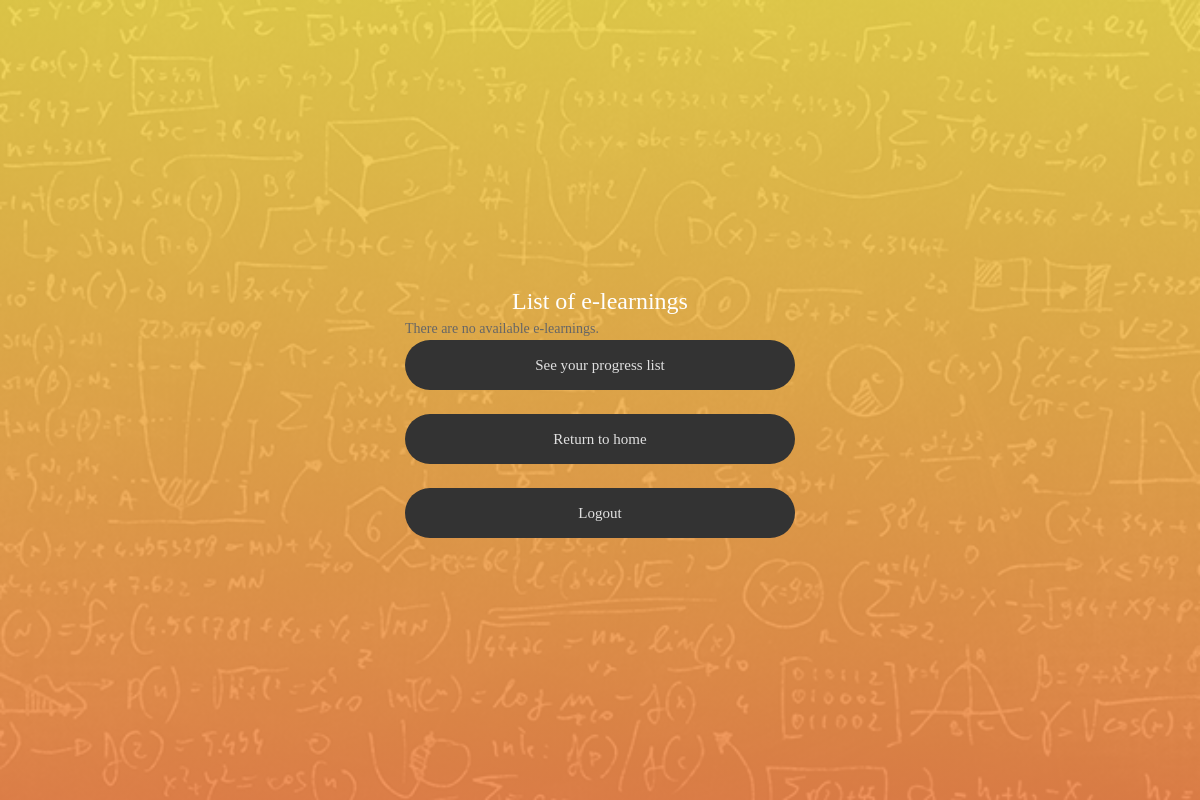
Page /quiz/quiz_index/ on the earlier database version.
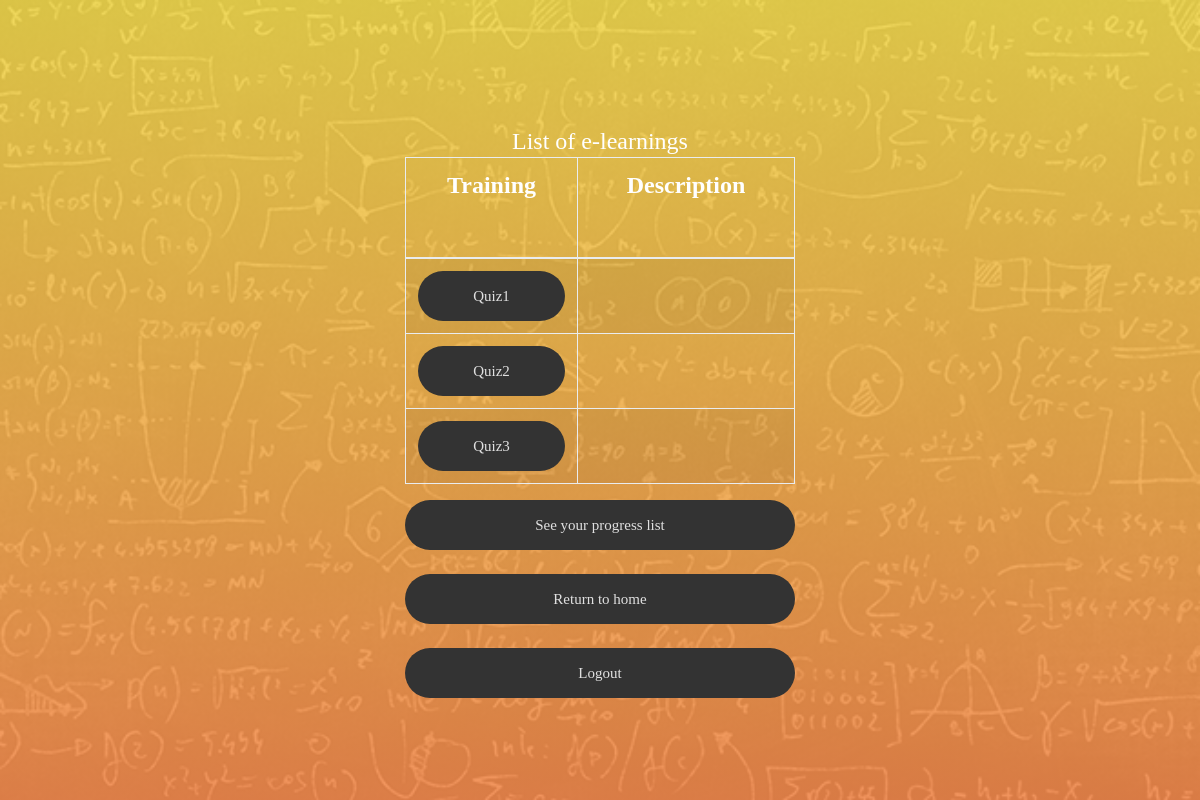
Same page on the later database version.
### quiz/models.py (models this page shows, shortened)
@python_2_unicode_compatible
class Quiz(models.Model):
    title = models.CharField(
        verbose_name=_("Title"),
        max_length=60, blank=False)
    description = models.TextField(
        verbose_name=_("Description"),
        blank=True, help_text=_("a description of the quiz"))
    url = models.SlugField(
        max_length=60, blank=False,
        help_text=_("a user friendly url"),
        verbose_name=_("user friendly url"))
    category = models.ForeignKey(
        Category, null=True, blank=True,
        verbose_name=_("Category"), on_delete=models.CASCADE)
    random_order = models.BooleanField(
        blank=False, default=False,
        verbose_name=_("Random Order"),
        help_text=_("Display the questions in "
                    "a random order or as they "
                    "are set?"))
    max_questions = models.PositiveIntegerField(
        blank=True, null=True, verbose_name=_("Max Questions"),
        help_text=_("Number of questions to be answered on each attempt."))
    answers_at_end = models.BooleanField(
        blank=False, default=False,
        help_text=_("Correct answer is NOT shown after question."
                    " Answers displayed at the end."),
        verbose_name=_("Answers at end"))
    exam_mode = models.BooleanField(
        blank=False, default=False,
        help_text=_("Exam result show."
                    "Progress Report show."),
        verbose_name=_("Exam mode"))
    exam_paper = models.BooleanField(
        blank=False, default=False,
        help_text=_("If yes, the result of each"
                    " attempt by a user will be"
                    " stored. Necessary for marking."),
        verbose_name=_("Exam Paper"))
    single_attempt = models.BooleanField(
        blank=False, default=False,
        help_text=_("If yes, only one attempt by"
                    " a user will be permitted."
                    " Non users cannot sit this exam."),
        verbose_name=_("Single Attempt"))
    pass_mark = models.SmallIntegerField(
        blank=True, default=0,
        verbose_name=_("Pass Mark"),
        help_text=_("Percentage required to pass exam."),
        validators=[MaxValueValidator(100)])
    success_text = models.TextField(
        blank=True, help_text=_("Displayed if user passes."),
        verbose_name=_("Success Text"))
    fail_text = models.TextField(
        verbose_name=_("Fail Text"),
        blank=True, help_text=_("Displayed if user fails."))
    draft = models.BooleanField(
        blank=True, default=False,
        verbose_name=_("Draft"),
        help_text=_("If yes, the quiz is not displayed"
                    " in the quiz list and can only be"
                    " taken by users who can edit"
                    " quizzes."))
    class Meta:
        verbose_name = _("Quiz")
        verbose_name_plural = _("Quizzes")

### quiz/views.py (the view)
class QuizListView(ListView):
    model = Quiz
    def get_queryset(self):
        queryset = super(QuizListView, self).get_queryset()
        return queryset.filter(draft=False)

### quiz/templates/quiz/quiz_list.html (shortened to what this page needs)
{% extends 'base2.html' %}
{% load i18n %}
{% load static %}
{% block body %}
<div class="limiter">
<div class="container-login100"  style="background-image: url('{% static 'images/img-01.jpg' %}');">
  <div class="wrap-login100 p-t-30 p-b-10">
      <span class="login100-form-title p-t-5 p-b-1"> List of e-learnings</span>
          {% if quiz_list %}
      		<table class="table table-bordered table-striped">
      		  <thead>
      			<tr>
      			  <th><span class="login100-form-title p-t-1 p-b-45"> Training</span></th>
              <th><span class="login100-form-title p-t-1 p-b-45"> Description</span></th>
      			</tr>
      		  </thead>
      		  <tbody>
              {% for quiz in quiz_list %}
        			<tr>
      			  <td>
                <a href="{% url 'quiz_start_page' slug=quiz.url %}" class="login100-form-btn"> {{ quiz.title }} </a>
                <td><span class="login100-form-title p-t-1 p-b-45"> {{ quiz.description }} </span></td>
      			</tr>
              {% endfor %}
      		  </tbody>
      		</table>
      	{% else %}
              <p>{% trans "There are no available e-learnings" %}.</p>
          {% endif %}
          <a href= "{% url 'quiz_progress' %}" class="login100-form-btn" >See your progress list</a>
          <br>
          <a href= "{% url 'index' %}" class="login100-form-btn" >Return to home</a>
          <br>
          <a href= "{% url 'pagelogout' %}" class="login100-form-btn" >Logout</a>
</div>
</div>
</div>
{% endblock %}

### quiz/templates/base2.html (shortened to what this page needs)
{% load static %}
<!DOCTYPE html>
<html lang="en">
<head>
	<link rel="stylesheet" type="text/css" href="{% static 'vendor/bootstrap/css/bootstrap.min.css' %}">
	<link rel="stylesheet" type="text/css" href="{% static 'fonts/font-awesome-4.7.0/css/font-awesome.min.css'  %}">
	<link rel="stylesheet" type="text/css" href="{% static 'fonts/Linearicons-Free-v1.0.0/icon-font.min.css' %}">
	<link rel="stylesheet" type="text/css" href="{% static 'vendor/animate/animate.css' %}">
	<link rel="stylesheet" type="text/css" href="{% static 'vendor/css-hamburgers/hamburgers.min.css' %}">
	<link rel="stylesheet" type="text/css" href="{% static 'vendor/select2/select2.min.css'  %}">
	<link rel="stylesheet" type="text/css" href="{% static 'css/util.css' %}">
	<link rel="stylesheet" type="text/css" href="{% static 'css/main.css' %}">
</head>
<body>
	{% block body %}
	{% endblock%}
</body>
</html>

### fileloader/static/css/main.css (style rules this page uses)
* { margin: 0px; padding: 0px; box-sizing: border-box; }
body, html { height: 100%; font-family: Montserrat-Regular, sans-serif; }
a { font-family: Montserrat-Regular; font-size: 14px; line-height: 1.7; color: #666666; margin: 0px; transition: all 0.4s; -webkit-transition: all 0.4s; -o-transition: all 0.4s; -moz-transition: all 0.4s; }
.limiter { width: 100%; margin: 0 auto; }
.container-login100 { width: 100%; min-height: 100vh; display: -webkit-box; display: -webkit-flex; display: -moz-box; display: -ms-flexbox; display: flex; flex-wrap: wrap; justify-content: center; align-items: center; padding: 15px; background-repeat: no-repeat; background-size: cover; background-position: center; position: relative; z-index: 1; }
.container-login100::before { content: ""; display: block; position: absolute; z-index: -1; width: 100%; height: 100%; top: 0; left: 0; background: #F0884C; background: -webkit-linear-gradient(bottom, #F0884C, #F0D74C); background: -o-linear-gradient(bottom, #F0884C, #F0D74C); background: -moz-linear-gradient(bottom, #F0884C, #F0D74C); background: linear-gradient(bottom, #F0884C, #F0D74C); opacity: 0.9; }
.wrap-login100 { width: 390px; background: transparent; }
.login100-form-title { font-family: Montserrat-ExtraBold; font-size: 24px; color: #fff; line-height: 1.2; text-align: center; width: 100%; display: block; }
.login100-form-btn { font-family: Montserrat-Bold; font-size: 15px; line-height: 1.5; color: #e0e0e0; width: 100%; height: 50px; border-radius: 25px; background: #333333; display: -webkit-box; display: -webkit-flex; display: -moz-box; display: -ms-flexbox; display: flex; justify-content: center; align-items: center; padding: 0 25px; -webkit-transition: all 0.4s; -o-transition: all 0.4s; -moz-transition: all 0.4s; transition: all 0.4s; position: relative; z-index: 1; }
.login100-form-btn::before { content: ""; display: block; position: absolute; z-index: -1; width: 100%; height: 100%; border-radius: 25px; top: 0; left: 0; background: #F0884C; background: -webkit-linear-gradient(bottom, #F0884C, #F0D74C); background: -o-linear-gradient(bottom, #F0884C, #F0D74C); background: -moz-linear-gradient(bottom, #F0884C, #F0D74C); background: linear-gradient(bottom, #F0884C, #F0D74C); -webkit-transition: all 0.4s; -o-transition: all 0.4s; -moz-transition: all 0.4s; transition: all 0.4s; opacity: 0; }

Differences in the rows shown:
added Quiz: title "Quiz1"
added Quiz: title "Quiz2"
added Quiz: title "Quiz3"
Other differences:
text no longer shown: "There are no available e-learnings ."
text now shown: "Training Description"
